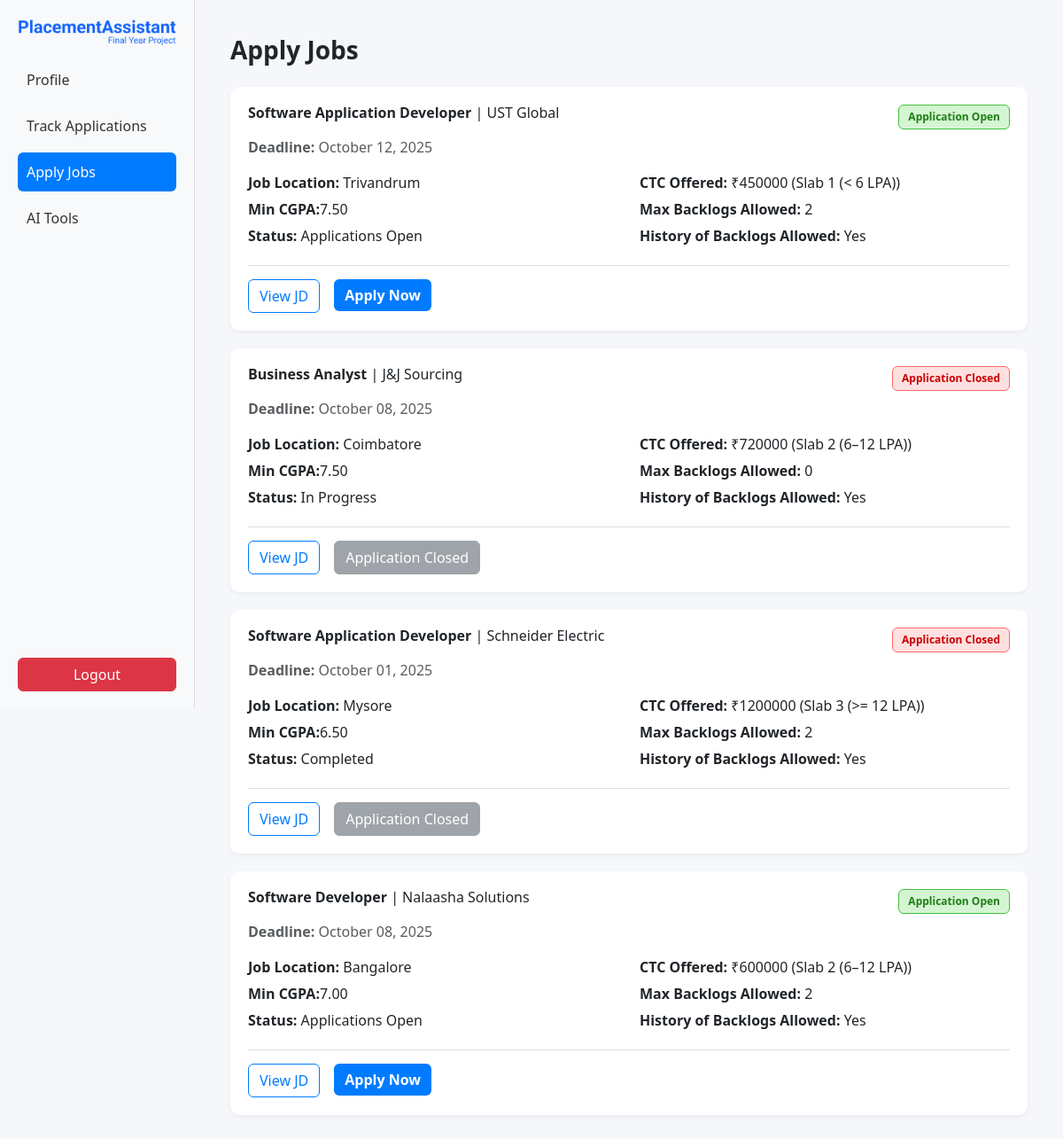
Page /jobs/jobs/ (signed in) on the earlier database version.
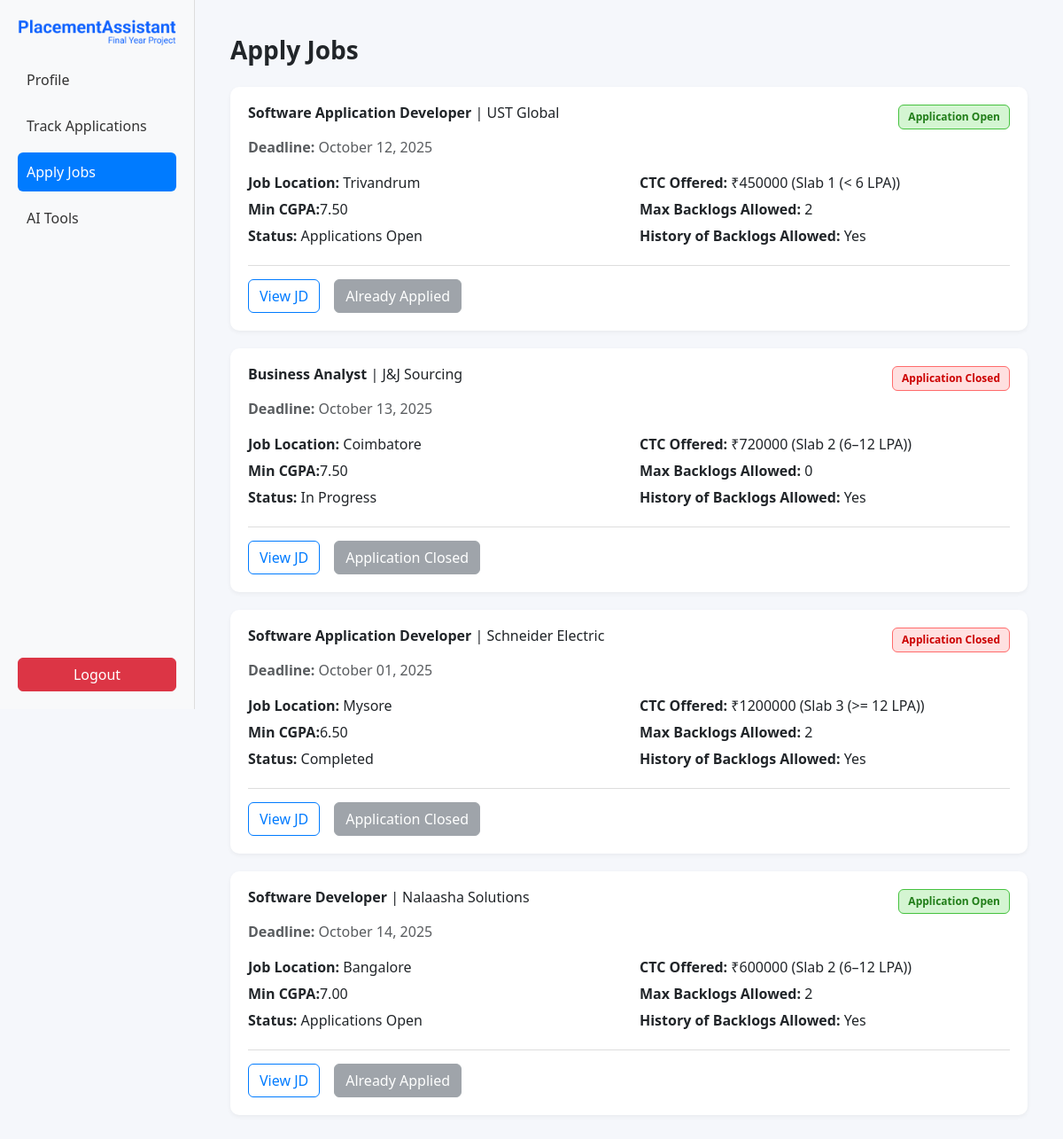
Same page on the later database version.
### jobs/models.py (models this page shows, shortened)
class Job(models.Model):
    SLAB_CHOICES = [
        (1, "Slab 1 (< 6 LPA)"),
        (2, "Slab 2 (6–12 LPA)"),
        (3, "Slab 3 (>= 12 LPA)"),
    ]
    STATUS_CHOICES = [
        ('open', 'Applications Open'),
        ('progress', 'In Progress'),
        ('closed', 'Completed'),
    ]
    title = models.CharField(max_length=255)
    company_name = models.CharField(max_length=255)
    location = models.CharField(max_length=255)
    ctc = models.DecimalField(max_digits=10, decimal_places=2)  # LPA
    slab = models.IntegerField(choices=SLAB_CHOICES, blank=True, null=True)
    deadline = models.DateTimeField()
    min_cgpa = models.DecimalField(max_digits=4, decimal_places=2)
    max_backlogs = models.IntegerField(default=0)
    history_allowed = models.BooleanField(default=True)
    jd_file = models.FileField(upload_to="job_descriptions/",null=True, blank=True)
    created_by = models.ForeignKey(User, on_delete=models.CASCADE, related_name="posted_jobs")
    created_at = models.DateTimeField(auto_now_add=True)
    status = models.CharField(max_length=20, choices=STATUS_CHOICES, default='open')

### jobs/views.py (the view)
# urls.py: path('jobs/', views.job_list, name='job_list'),
@login_required
def job_list(request):
    student_profile = get_object_or_404(StudentProfile, user=request.user)
    jobs = Job.objects.all().order_by('-created_at')
    applied_jobs = Application.objects.filter(student=request.user).values_list('job_id', flat=True)
    job_status = {}
    for job in jobs:
        if job.id in applied_jobs:
            job_status[job.id] = "applied"
        elif student_profile.cgpa < job.min_cgpa:
            job_status[job.id] = "low_cgpa"
        elif student_profile.active_backlogs > job.max_backlogs:
            job_status[job.id] = "too_many_backlogs"
        elif not job.history_allowed and student_profile.history_of_backlogs:
            job_status[job.id] = "history_not_allowed"
        elif student_profile.highest_slab_placed and job.slab <= student_profile.highest_slab_placed:
            job_status[job.id] = "already_placed_same_or_higher"
        else:
            job_status[job.id] = "eligible"
    context = {
        "jobs": jobs,
        "job_status": job_status,
    }
    return render(request, "students/apply_jobs.html", context)

### jobs/templatetags/dict_extras.py (called while the page is built)
@register.filter
def get_item(dictionary, key):
    return dictionary.get(key)

### students/templates/students/apply_jobs.html (shortened to what this page needs)
{% load static %}
{% load dict_extras %}
<!DOCTYPE html>
<html lang="en">
<head>
  <link href="https://cdn.jsdelivr.net/npm/bootstrap@5.3.2/dist/css/bootstrap.min.css" rel="stylesheet">
</head>
<body>
  <div class="d-flex">
    <div class="sidebar">
      <div class="logo-container text-center mb-3">
        <img src="{% static 'images/logo.png' %}" alt="PlacementAssistant Logo" class="img-fluid logo-img">
      </div>
      <a href="{% url 'student_profile' %}">Profile</a>
      <a href="{% url 'track_applications' %}">Track Applications</a>
      <a href="{% url 'job_list' %}" class="active">Apply Jobs</a>
      <a href="#">AI Tools</a>
      <form method="post" action="{% url 'logout' %}">
        <button type="submit" class="btn btn-danger w-100">Logout</button>
      </form>
    </div>
    <div class="main-content">
      <h3 class="fw-bold mb-4">Apply Jobs</h3>
      {% for job in jobs %}
      <div class="job-card">
        <div class="job-header mb-2">
          <h6><strong>{{ job.title }}</strong> | {{ job.company_name }}</h6>
          {% if job.status == 'open' %}
            <span class="badge-open">Application Open</span>
          {% else %}
            <span class="badge-closed">Application Closed</span>
          {% endif %}
        </div>
        <p class="text-muted mb-1"><strong>Deadline:</strong> {{ job.deadline|date:"F d, Y" }}</p>
        <div class="job-details mt-3">
          <div class="row">
            <div class="col-md-6">
              <p><strong>Job Location:</strong> {{ job.location }}</p>
              <p><strong>Min CGPA:</strong>{{ job.min_cgpa }}</p>
              <p><strong>Status:</strong> {{ job.get_status_display }}</p>
            </div>
            <div class="col-md-6">
              <p><strong>CTC Offered:</strong> ₹{{ job.ctc|floatformat:0 }} ({{ job.get_slab_display }})</p>
              <p><strong>Max Backlogs Allowed:</strong> {{ job.max_backlogs }}</p>
              <p><strong>History of Backlogs Allowed:</strong> {{ job.history_allowed|yesno:"Yes,No" }}</p>
            </div>
          </div>
        </div>
        <div class="divider"></div>
        <div class="d-flex gap-3">
            {% if job.jd_file %}
                <a href="{{ job.jd_file.url }}" target="_blank" class="btn btn-view">View JD</a>
                {% else %}
                <button class="btn btn-view" disabled>No JD Uploaded</button>
            {% endif %}
            {% if job.status == 'open' %}
                {% with status=job_status|get_item:job.id %}
                    {% if status == "eligible" %}
                    <form method="post" action="{% url 'apply_job' job.id %}">
                        <button type="submit" class="btn btn-apply">Apply Now</button>
                    </form>
                    {% elif status == "applied" %}
                    <button class="btn btn-secondary" disabled>Already Applied</button>
                    {% else %}
                    <button class="btn btn-secondary" disabled>Not Eligible</button>
                    {% endif %}
                {% endwith %}
            {% else %}
                <button class="btn btn-secondary" disabled>Application Closed</button>
            {% endif %}
        </div>
      </div>
      {% empty %}
        <p class="text-muted">No open job postings currently.</p>
      {% endfor %}
    </div>
  </div>
</body>
</html>

Differences in the rows shown:
computed for Job "UST Global": text "Apply Now" → "Already Applied"
changed Job "Business Analyst": deadline "October 08, 2025" → "October 13, 2025"
changed Job "Software Developer": deadline "October 08, 2025" → "October 14, 2025"; text "Apply Now" → "Already Applied"
